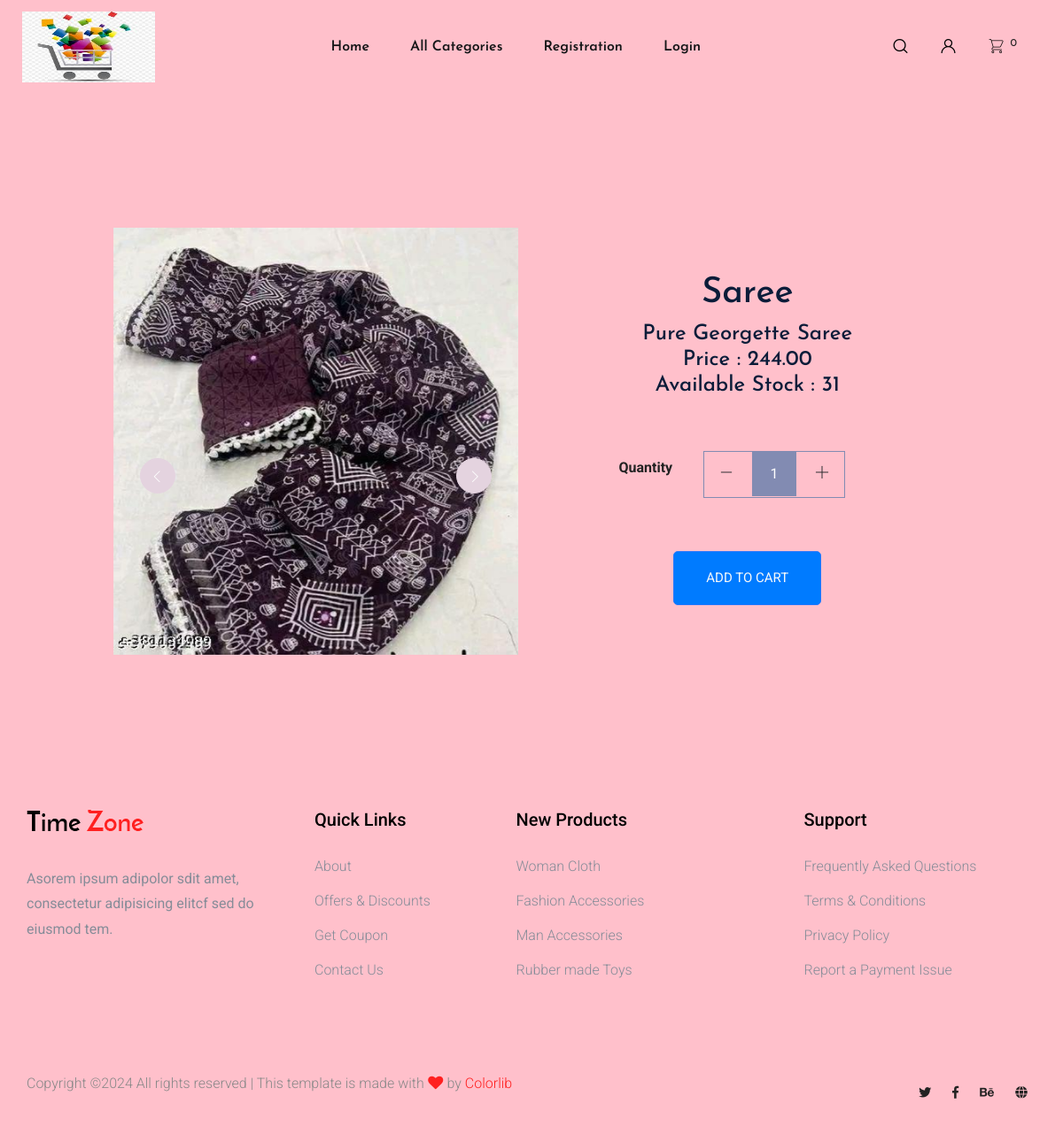
The app's page /productdetail/1 with its own data.
### shop/models.py (models this page shows)
class Product(models.Model):
    name = models.CharField(max_length=20)
    description = models.TextField()
    image = models.ImageField(upload_to='products')
    price = models.DecimalField(max_digits=10,decimal_places=2)
    stock = models.IntegerField()
    available = models.BooleanField(default=True)
    created = models.DateTimeField(auto_now_add=True)
    updated = models.DateTimeField(auto_now=True)
    category = models.ForeignKey(Category,on_delete=models.CASCADE)

### shop/views.py (the view)
# urls.py: path('productdetail/<int:p>',views.productdetail,name='productdetail'),
def productdetail(request,p):
    p = Product.objects.get(id=p)
    context = {'pro':p}
    return render(request, 'productdetail.html', context)

### cart/context_processors.py (called while the page is built, shortened)
def count_items(request):
    u=request.user
    count = 0
    return{'c':count}

### shop/context_processors.py (called while the page is built)
def category_list(request):
    c=Category.objects.all()
    return {'cl':c}

### templates/productdetail.html (shortened to what this page needs)
<!DOCTYPE html>
{% extends 'base.html' %}
{% block content %}
<html lang="en">
<head>
</head>
<body>
 <main>
        <div class="product_image_area">
            <div class="container">
            <div class="row justify-content-center">
                <div class="col-lg-5">
                <div class="product_img_slide owl-carousel">
                    <div class="single_product_img">
                        <img src="{{ pro.image.url }}" alt="#" class="img-fluid">
                    </div>
                </div>
                </div>
                <div class="col-lg-5">
                <div class="single_product_text text-center">
                    <h3>{{ pro.name }}<br></h3>
                    <h4>
                        {{ pro.description }}<br>
                        Price : {{ pro.price }}<br>
                        Available Stock : {{ pro.stock }}<br>
                        </h4>
                    <div class="card_area">
                        <div class="product_count_area">
                            <p class="text-body fs-1"><b>Quantity</b></p>
                            <div class="product_count d-inline-block">
                                <span class="product_count_item inumber-decrement"> <i class="ti-minus"></i></span>
                                <input class="product_count_item input-number" type="text" value="1" min="0" max="10">
                                <span class="product_count_item number-increment"> <i class="ti-plus"></i></span>
                            </div>
                        </div>
                    <div class="add_to_cart">
                        <a href="{% url 'cart:addtocart' pro.id %}" class="btn_3 bg-primary text-light">add to cart</a>
                    </div>
                    </div>
                </div>
                </div>
            </div>
            </div>
        </div>
</body>
</html>
{% endblock %}

### records on screen
Product: image (picture), name "Saree", description "Pure Georgette Saree", price "244.00", stock "31"

### other values on screen
{{ c }} "0"
